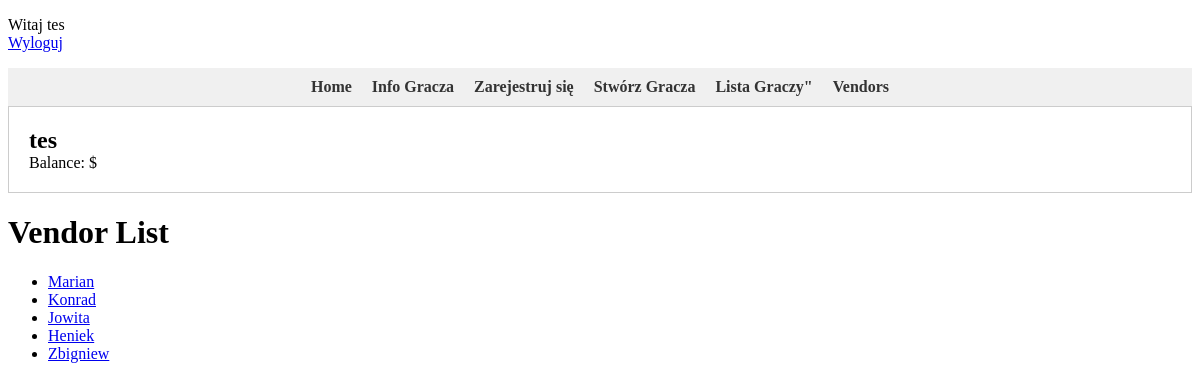
The app's page /vendor_list/ (signed in) with its own data.
### SimGame/models.py (models this page shows, shortened)
class Seller(models.Model):
    name = models.CharField(max_length=64)

### SimGame/views.py (the view)
# urls.py: path('vendor_list/', views.VendorList.as_view(), name='vendor_list'),
class VendorList(View):
    def get(self, request):
        sellers = Seller.objects.all()
        return render(request, 'vendor_list.html', {'sellers': sellers})

### templates/vendor_list.html
{% extends 'base.html' %}
{% block content %}
    <h1>Vendor List</h1>
    <ul>
        {% for seller in sellers %}
        <li>
            <a href="{% url 'seller_detail' seller.id %}">{{ seller.name }}</a>
        </li>
        {% endfor %}
    </ul>
{% endblock %}

### templates/user_panel.html
<p>
{% if user.is_authenticated %}
    Witaj {{ user.username }}<br>
    <a href="{% url 'logout' %}">Wyloguj</a>
{% else %}
    <a href="{% url 'login' %}">Zaloguj</a>
    <a href="{% url 'register' %}">rejestracja</a>
{% endif %}
 </p>

### templates/player_stats.html (shortened to what this page needs)
    <div class="user-box">
        <h2>{{ user.username }}</h2>
        <p>Balance: ${{ user.balance.amount }}</p>
    </div>

### templates/player_stats.html (style rules this page uses)
.user-box { border: 1px solid #ccc; padding: 20px; margin-bottom: 20px; }
.user-box h2 { margin: 0; }
.user-box p { margin: 0; }

### records on screen
Seller: name "Marian"
Seller: name "Konrad"
Seller: name "Jowita"
Seller: name "Heniek"
Seller: name "Zbigniew"

### other values on screen
{{ user.username }} "tes"
